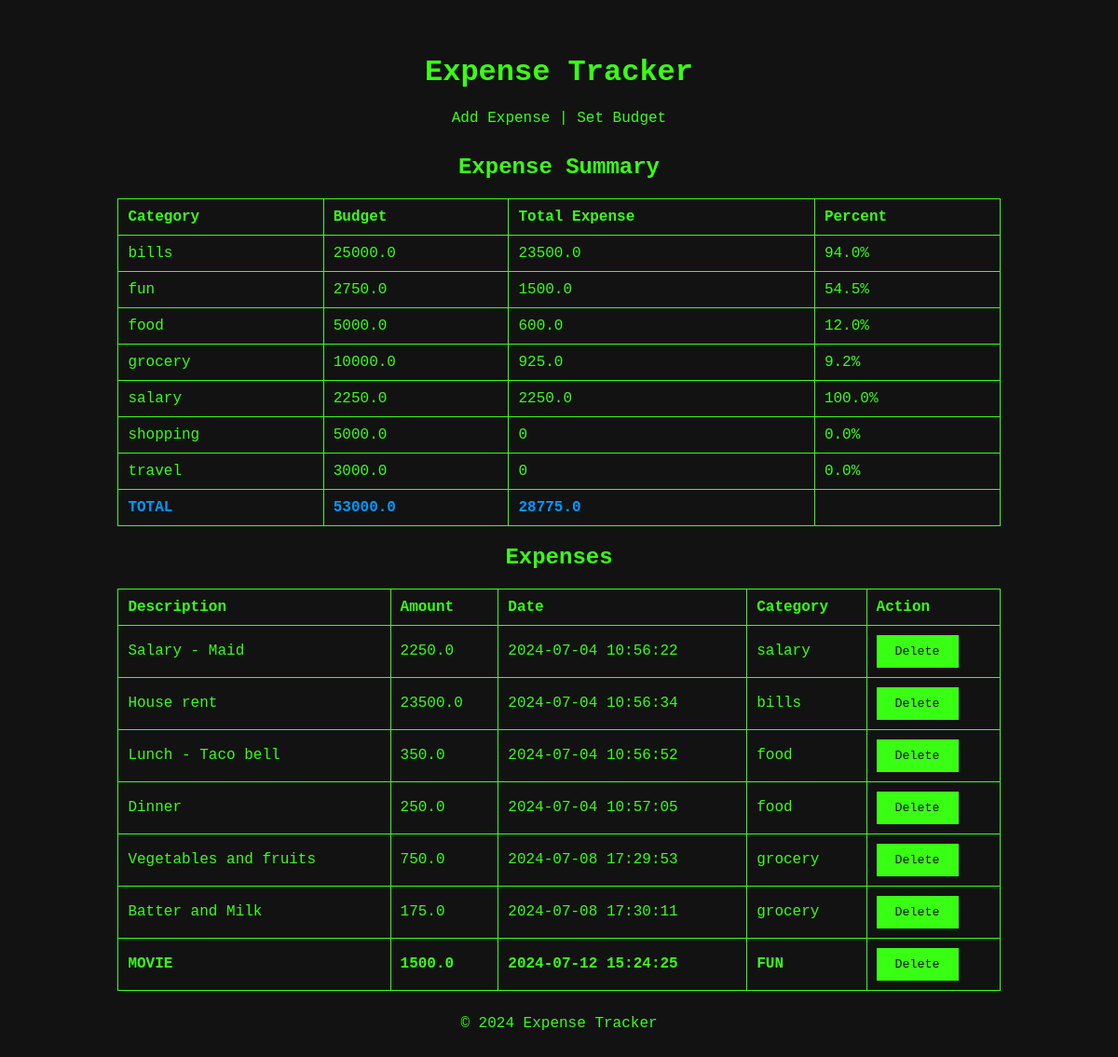
The page / on the database its author committed.
### tables this page shows
CREATE TABLE budgets (
        id INTEGER PRIMARY KEY AUTOINCREMENT,
        category_id INTEGER NOT NULL,
        amount REAL NOT NULL,
        FOREIGN KEY (category_id) REFERENCES categories (id)
    );

CREATE TABLE categories (
        id INTEGER PRIMARY KEY AUTOINCREMENT,
        name TEXT UNIQUE NOT NULL
    );

CREATE TABLE expenses (
        id INTEGER PRIMARY KEY AUTOINCREMENT,
        description TEXT NOT NULL,
        amount REAL NOT NULL,
        category_id INTEGER NOT NULL,
        date TEXT NOT NULL,
        FOREIGN KEY (category_id) REFERENCES categories (id)
    );

### app.py (the view)
@app.route('/')
def index():
    conn = get_db_connection()
    categories = conn.execute('SELECT DISTINCT name FROM categories ORDER BY name').fetchall()
    expenses = conn.execute('SELECT e.id, e.description, e.amount, e.date, c.name as category FROM expenses e LEFT JOIN categories c ON e.category_id = c.id').fetchall()
    budgets = conn.execute('SELECT b.id, b.amount, c.name as category FROM budgets b LEFT JOIN categories c ON b.category_id = c.id').fetchall()
    total_expenses = conn.execute('''
        SELECT c.name as category, SUM(e.amount) as total_expense
        FROM expenses e
        JOIN categories c ON e.category_id = c.id
        GROUP BY c.name
    ''').fetchall()
    budgets = [dict(budget) for budget in budgets]
    total_expenses = [dict(expense) for expense in total_expenses]
    expense_dict = {expense['category']: expense['total_expense'] for expense in total_expenses}
    for budget in budgets:
        budget['total_expense'] = expense_dict.get(budget['category'], 0)
        budget['percent'] = round((budget['total_expense'] / budget['amount']) * 100, 1) if budget['amount'] > 0 else 0
    conn.close()
    total_budget = sum(budget['amount'] for budget in budgets)
    total_expense = sum(expense['total_expense'] for expense in total_expenses)
    return render_template('index.html', categories=categories, expenses=expenses, budgets=budgets, total_budget=total_budget, total_expense=total_expense)

### app.py (called while the page is built)
def get_db_connection():
    conn = sqlite3.connect('expenses.db')
    conn.row_factory = sqlite3.Row
    return conn

### templates/index.html (shortened to what this page needs)
<!DOCTYPE html>
<html lang="en">
<head>
    <link rel="stylesheet" href="{{ url_for('static', filename='style.css') }}">
</head>
<body>
    <div class="container">
        <header>
            <h1>Expense Tracker</h1>
            <a href="{{ url_for('add_expense') }}">Add Expense</a> | <a href="{{ url_for('set_budget') }}">Set Budget</a>
        </header>
        <h2 style="text-align:center;">Expense Summary</h2>
        <table border="2" style="width:100%; border-collapse: collapse;">
            <thead>
                <tr>
                    <th>Category</th>
                    <th>Budget</th>
                    <th>Total Expense</th>
                    <th>Percent</th>
                </tr>
            </thead>
            <tbody>
                {% for budget in budgets %}
                <tr>
                    <td>{{ budget.category }}</td>
                    <td>{{ budget.amount }}</td>
                    <td>{{ budget.total_expense }}</td>
                    <td>{{ budget.percent }}%</td>
                </tr>
                {% endfor %}
                <tr style="font-weight:bold; color: rgb(0, 153, 255);">
                    <td>TOTAL</td>
                    <td>{{ total_budget }}</td>
                    <td>{{ total_expense }}</td>
                    <td></td>
                </tr>
            </tbody>
        </table>
        <h2 style="text-align:center;">Expenses</h2>
        <table border="2" style="width:100%; border-collapse: collapse;">
            <thead>
                <tr>
                    <th>Description</th>
                    <th>Amount</th>
                    <th>Date</th>
                    <th>Category</th>
                    <th>Action</th>
                </tr>
            </thead>
            <tbody>
                {% for expense in expenses %}
                <tr>
                    <td>{{ expense.description }}</td>
                    <td>{{ expense.amount }}</td>
                    <td>{{ expense.date }}</td>
                    <td>{{ expense.category }}</td>
                    <td>
                        <form method="post" action="{{ url_for('delete_expense') }}">
                            <button type="submit">Delete</button>
                        </form>
                    </td>
                </tr>
                {% endfor %}
            </tbody>
        </table>
        <footer>
            <p>&copy; 2024 Expense Tracker</p>
        </footer>
    </div>
</body>
</html>

### static/style.css (style rules this page uses)
body { background-color: #121212; color: #39FF14; font-family: 'Courier New', Courier, monospace; }
a { color: #39FF14; text-decoration: none; }
.container { width: 80%; margin: 0 auto; padding: 20px; }
header, footer { text-align: center; padding: 10px 0; }
button { background-color: #39FF14; color: #121212; border: none; padding: 10px 20px; cursor: pointer; font-family: 'Courier New', Courier, monospace; }
table { width: 100%; border-collapse: collapse; }
table, th, td { border: 1px solid #39FF14; }
th, td { padding: 10px; text-align: left; }
tbody tr:last-child { font-weight: bold; color: #39FF14; text-transform: uppercase; }

### rows shown on the page
budgets: category "bills", amount "25000.0", total_expense "23500.0", percent "94.0"
budgets: category "fun", amount "2750.0", total_expense "1500.0", percent "54.5"
budgets: category "food", amount "5000.0", total_expense "600.0", percent "12.0"
budgets: category "grocery", amount "10000.0", total_expense "925.0", percent "9.2"
budgets: category "salary", amount "2250.0", total_expense "2250.0", percent "100.0"
budgets: category "shopping", amount "5000.0", total_expense "0", percent "0.0"
budgets: category "travel", amount "3000.0", total_expense "0", percent "0.0"
expenses: description "Salary - Maid", amount "2250.0", date "2024-07-04 10:56:22", category "salary"
expenses: description "House rent", amount "23500.0", date "2024-07-04 10:56:34", category "bills"
expenses: description "Lunch - Taco bell", amount "350.0", date "2024-07-04 10:56:52", category "food"
expenses: description "Dinner", amount "250.0", date "2024-07-04 10:57:05", category "food"
expenses: description "Vegetables and fruits", amount "750.0", date "2024-07-08 17:29:53", category "grocery"
expenses: description "Batter and Milk", amount "175.0", date "2024-07-08 17:30:11", category "grocery"
expenses: description "MOVIE", amount "1500.0", date "2024-07-12 15:24:25", category "FUN"

### other values the page prints
{{ total_budget }} "53000.0"
{{ total_expense }} "28775.0"
